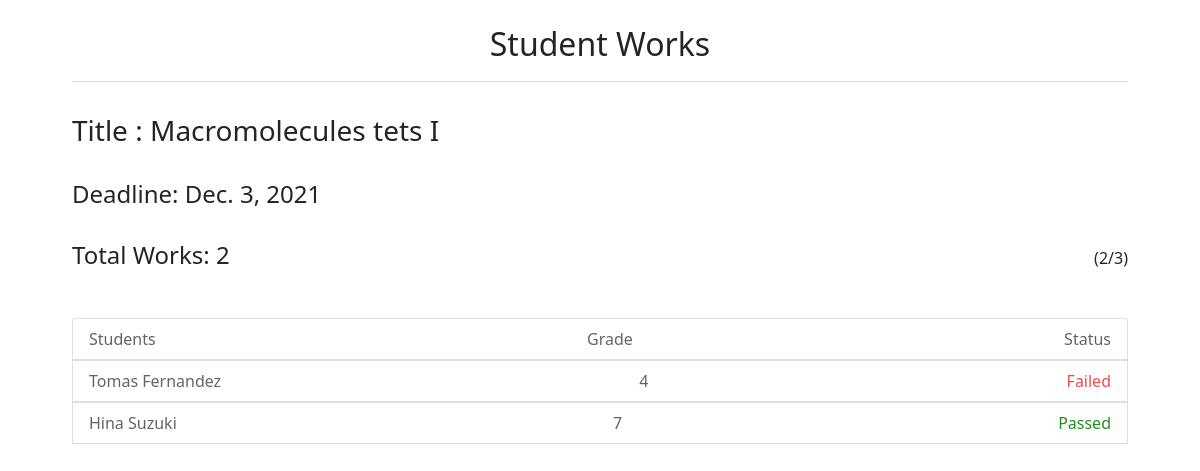
Screenshot of /academiaweb/courses/course=Biology I/topic=Macromolecules/assignment=Macromolecules tets I/student_works/ (signed in) with the database file from the repository.
### main_app/models.py (models this page shows, shortened)
class ClassWork(models.Model):
    author   = models.ForeignKey(Teachers,on_delete=models.CASCADE)
    year     = models.ForeignKey(SchoolYears,on_delete=models.CASCADE)
    course   = models.ForeignKey(Courses,on_delete=models.CASCADE)
    topic    = models.ForeignKey(CourseTopic,on_delete=models.CASCADE)
    title    = models.CharField(max_length=50)
    instructions = models.TextField()
    file     = models.FileField(upload_to=upload_location_assignment,null=True,blank=True)
    deadline = models.DateField(null=True,blank=True)
    created = models.DateTimeField(auto_now=datetime.datetime.now())
    def __str__(self):
        return self.title

class StudentWorks(models.Model):
    assignment = models.ForeignKey(ClassWork,on_delete=models.CASCADE)
    student   = models.ForeignKey(Students,on_delete=models.CASCADE)
    course    = models.ForeignKey(Courses,on_delete=models.CASCADE)
    topic     = models.ForeignKey(CourseTopic,on_delete=models.CASCADE)
    file      = models.FileField(upload_to=upload_location_studentwork,null=True,blank=True)
    comment   = models.TextField(null=True,blank=True)
    grade     = models.PositiveIntegerField(validators=[MaxValueValidator(10), MinValueValidator(1)],null=True,blank=True)
    status_choice   = (('Passed','Passed'),('Unchecked','Unchecked'),('Failed','Failed'))
    status    = models.CharField(max_length=10, default='Unchecked', choices=status_choice,null=True,blank=True)

class Students(models.Model):
    id              = models.AutoField(primary_key=True)
    user            = models.ForeignKey(UserAccount,on_delete=models.CASCADE)
    document        = models.CharField(max_length=8,unique=True)
    first_name      = models.CharField(max_length=200)
    last_name       = models.CharField(max_length=200)
    date_of_birth   = models.DateField(default=datetime.date.today)
    gender_choice   = (('male','male'),('feminine','feminine'),('undefined','undefined'))
    gender          = models.CharField(max_length=10, default='male', choices=gender_choice)
    nationality     = CountryField()
    year            = models.ForeignKey(SchoolYears,on_delete=models.CASCADE,blank=True,null=True)
    profile_picture = models.ImageField(upload_to=upload_location_students,blank=True,null=True)
    class Meta():
        verbose_name        = 'Student'
        verbose_name_plural = 'Students'
    @property
    def full_name(self):
        return '{} {}'.format(self.first_name,self.last_name)

### main_app/decorators.py (the view)
        def wrapper_func(request,*arg,**kwargs):
            group = None
            if request.user.groups.exists():
                group = request.user.groups.all()[0].name
            if group in allowed_roles:
                return view_func(request,*arg,**kwargs)
            else:
                return HttpResponse('You are not authorized to view this page')

### main_app/views.py (called while the page is built)
@login_required(login_url='login')
@allowed_user(allowed_roles=['Admins','Teachers'])
def StudentWorkList(request,course,topic,assignment):
    topic       = CourseTopic.objects.get(name=topic)
    course      = Courses.objects.get(name=course)
    assignment  = ClassWork.objects.get(title=assignment)
    works       = StudentWorks.objects.filter(assignment =assignment).all()
    students    = Students.objects.filter(year=course.year).all()
    total_works = 0
    for w in works:
        total_works += 1
    total_students = 0
    for s in students:
        total_students += 1
    context = {'assignment':assignment,'works':works,'total_works':total_works,'total_students':total_students,}
    return render(request,'students_works_list.html',context)

### main_app/templates/students_works_list.html (shortened to what this page needs)
{% extends 'base.html' %}
{% load static %}
{% block content %}
<div class="container-fluid">
    <div class="title">
        <h2>Student Works</h2>
    </div>
    <div class="assignment">
        <h3>Title   : {{assignment}}</h3>
        <h4>Deadline: {{assignment.deadline}}</h4>
        <div class="total">
            <h4>Total Works: {{total_works}}</h4>
            <p>({{total_works}}/{{total_students}})</p>
        </div>
        <div class="students">
            <ul class="list-group">
                <li class="list-group-item">
                    <p>Students</p>
                    <p>Grade</p>
                    <p id="info2">Status</p>
                </li>
                {% for work in works %}
                <a href="{% url 'student_work' course=work.course.name topic=work.topic.name assignment=work.assignment.title work_id=work.id %}">
                    <li class="list-group-item">
                        <p>{{work.student.full_name}}</p>
                        <p>{{work.grade}}</p>
                        {% if work.status == 'Passed' %}
                        <p style="color: forestgreen;" id="info2">{{work.status}}</p>
                        {% elif work.status == 'Failed' %}
                        <p style="color: rgb(241, 74, 74);" id="info2">{{work.status}}</p>
                        {% elif work.status == 'Unchecked' %}
                        <p style="color: gray;" id="info2">{{work.status}}</p>
                        {% endif %}
                    </li>
                </a>
                {% endfor %}
            </ul>
        </div>
    </div>
</div>
{% endblock %}

### main_app/templates/base.html (style rules this page uses)
html { scroll-behavior: smooth; }

### main_app/templates/students_works_list.html (style rules this page uses)
.container-fluid { width: 90%; }
.container-fluid .title { border-bottom: 1px solid #d9dadc; padding: 25px 0 10px; margin-bottom: 30px; text-align: center; color: #212529; }
.assignment h3,.assignment h4 { margin: 2rem 0 0 0; }
.total { align-items: baseline; display: flex; justify-content: space-between; }
a { text-decoration: none; }
.list-group { padding: 2rem 0 0 0; }
.list-group-item { text-decoration: none; display: flex; align-items: center; justify-content: space-between; }
.list-group-item p { margin: 0; color: rgb(100, 100, 100); }

### rows the page displays
ClassWork: title "Macromolecules tets I", deadline "Dec. 3, 2021"
StudentWorks: student.full_name "Tomas Fernandez", grade "4", status "Failed"
StudentWorks: student.full_name "Hina Suzuki", grade "7", status "Passed"

### other values shown
{{ total_works }} "2"
{{ total_students }} "3"
